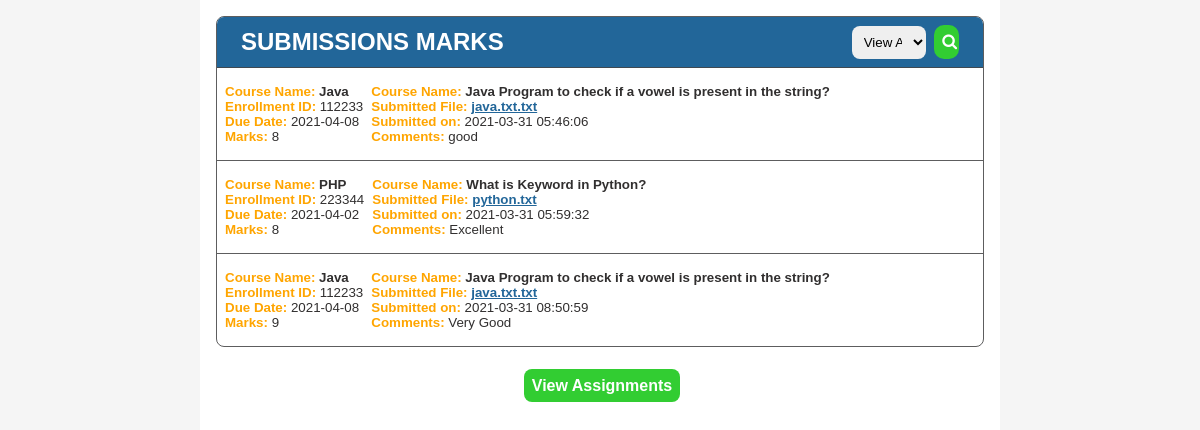
The app's page /?action=view_marks with its own data.
### tables this page shows
CREATE TABLE `submission` (
  `ID` int(255) NOT NULL,
  `Assignment_id` int(255) NOT NULL,
  `courseID` int(255) NOT NULL,
  `EnrollmentNo` int(255) NOT NULL,
  `date` timestamp NOT NULL DEFAULT current_timestamp() ON UPDATE current_timestamp(),
  `assignmentFile` varchar(255) NOT NULL,
  `is_checked` int(11) NOT NULL DEFAULT 0,
  `marks` int(255) NOT NULL,
  `comments` varchar(255) NOT NULL
);

CREATE TABLE `courses` (
  `courseID` int(255) NOT NULL,
  `courseName` varchar(255) NOT NULL
);

CREATE TABLE `assignments` (
  `ID` int(255) NOT NULL,
  `Description` varchar(255) NOT NULL,
  `duedate` varchar(255) NOT NULL,
  `filename` varchar(255) NOT NULL,
  `courseID` int(200) NOT NULL
);

### model/submission_db.php (called while the page is built, shortened)
<?php
function get_assignment_submission(){
   global $db;
   $query = 'SELECT submission.ID,submission.EnrollmentNo,submission.date,submission.assignmentFile,submission.is_checked ,submission.marks,submission.comments, courses.courseName ,assignments.duedate, assignments.Description FROM submission JOIN courses on submission.courseID = courses.courseID JOIN assignments ON submission.Assignment_id = assignments.ID  ';
   $statement = $db->prepare($query);
   $statement->execute();
   $assignment_submission = $statement->fetchAll();
   return $assignment_submission;
}
?>

### view/mark_list.php (the view, shortened to what this page needs)
<?php
include('header.php');
?>
<?php if($assignment_submission){ ?>
    <section class="list" id="list">
        <header class="list__row list__header">
            <h1>Submissions Marks</h1>
            <form action="." method="get" id="list__header_select" class="list__header_select " >
            <select name="course_id" required>
                <option value="0">View All</option>
            </select>
            <button class="add-button bold"> <i class="fa fa-search" aria-hidden="true"></i> </button>
        </form>
        </header>
        <?php foreach($assignment_submission as $submission):
            if($submission['is_checked'] !== '0'){ ?>
        <div class="list__row">
            <div class="list_item">
            <small>
                        <div>
                        <b>Course Name: </b>
                        <span class="bold">
                        <?=$submission['courseName']?></span>
                        </div>
                       <div>
                        <b>Enrollment ID:</b>
                        <?=$submission['EnrollmentNo']?>
                        </div>
                        <div>
                        <b>Due Date:</b>
                        <?=$submission['duedate']?>
                        </div>
                       <div >
                        <b>Marks:</b>
                        <?=$submission['marks']?>
                        </div>
            </small>
            </div>
            <div class="list__item ">
                        <small>
                        <div>
                        <b>Course Name: </b>
                        <span class="bold">
                        <?=$submission['Description']?>
                        </span>
                        </div>
                         <div>
                        <b> Submitted File:</b>
                        <?php  $file = $submission['assignmentFile'];?>
                        <a href="<?php echo "../../AssignmentTracker/submissions/".$file;?>"> <?php echo $file;?></a>
                        </div>
                        <div>
                        <b> Submitted on:</b>
                        <?=$submission['date']?>
                        </div>
                        <div>
                        <b>Comments:</b>
                        <?=$submission['comments']?>
                       </div>
                        </small>
            </div>
        </div>
        <?php
            }
            endforeach; ?>
    </section>
    <?php } ?>
<br>
<p><a class="viewcourse" href=".">View Assignments </a></p>
<br>
<br>
<?php
include('view/footer.php');
?>

### view/css/main.css (style rules this page uses)
.add-button { color: #fff; font-size: 1rem; background: #226699; border: 1px solid #226699; border-radius: 10px; padding: 1.2rem; outline: none; }
.list { width: 100%; max-height: 70vh; overflow-y: scroll; overflow-x: hidden; color: #312f2f; margin-bottom: 0.75rem; border: 1px solid rgba(69, 69, 71, 0.87); border-radius: 00.5rem; display: flex; justify-content: flex-start; align-items: center; flex-direction: column; position: relative; }
@media only screen and (min-width: 400px) { .list { max-height: 75vh; } }
.list { -ms-overflow-style: none; scrollbar-width: none; }
.list__row { width: 100%; max-width: 100%; border-bottom: 1px solid rgba(69, 69, 71, 0.87); display: flex; justify-content: flex-start; align-items: center; flex-direction: row; color: #312f2f; padding: 0.5rem; }
.list__row:last-child { border: none; }
.list__header { width: 100%; padding: 0.5rem; position: sticky; top: 0; text-transform: uppercase; background-color: #226699; color: #fff; font-weight: bold; flex-grow: 1; display: flex; flex-direction: column; justify-content: space-between; }
@media only screen and (min-width: 800px) { .list__header { flex-direction: row; } }
.list__header h1 { display: flex; justify-content: flex-start; margin-left: 1rem; }
.list__header_select button { background-color: limegreen; margin-left: 0.25rem; color: #fff; border: none; width: 20%; padding: 0.5rem; }
.viewcourse { background-color: limegreen; margin-left: 0.25rem; color: #fff; border: none; width: 20%; padding: 0.5rem; text-decoration: none; border-radius: 00.5rem; }
.list__header_select select { border: none; width: 60%; padding: 0.5rem; border-radius: 0.5rem; outline: none; }
.list__item { flex-grow: 1; padding: 0.5rem; }
* { margin: 0; padding: 0; box-sizing: border-box; }
html { font-size: 16px; font-family: Arial, Helvetica, sans-serif; color: #312f2f; }
body { display: flex; justify-content: center; align-items: center; background-color: whitesmoke; min-height: 100vh; }
section { width: 100%; }
a { color: #226699; font-weight: bold; }
.bold { font-weight: bold; }
b { color: orange; }

### records on screen
submission: courseID.courseName "Java", EnrollmentNo "112233", Assignment.duedate "2021-04-08", marks "8", Assignment.Description "Java Program to check if a vowel is present in the string?", assignmentFile "java.txt.txt", date "2021-03-31 05:46:06", comments "good"
submission: courseID.courseName "PHP", EnrollmentNo "223344", Assignment.duedate "2021-04-02", marks "8", Assignment.Description "What is Keyword in Python?", assignmentFile "python.txt", date "2021-03-31 05:59:32", comments "Excellent"
submission: courseID.courseName "Java", EnrollmentNo "112233", Assignment.duedate "2021-04-08", marks "9", Assignment.Description "Java Program to check if a vowel is present in the string?", assignmentFile "java.txt.txt", date "2021-03-31 08:50:59", comments "Very Good"
